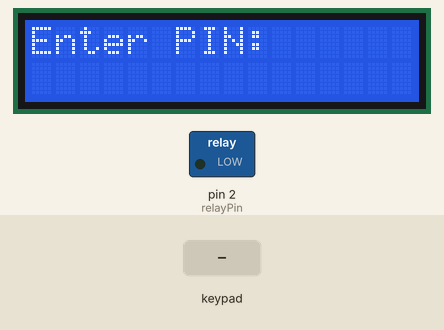
A program run on a simulated Arduino Nano, built with avr-gcc and run on an emulated ATmega328P. Shown: 16×2 character LCD, switched loads named in the program (green lamp = pin HIGH). The test bench sets the inputs (shaded band). What the program prints to the serial monitor is not drawn.

Above: at 1.2 s.
1.3 s: keypad keys 7 2 A D D C # pressed 0.4 s apart
At 4.0 s:
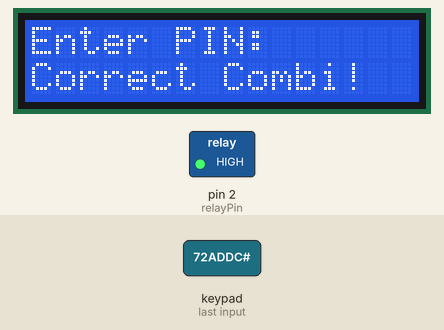
6.8 s: keypad keys 7 2 A D D C * pressed 0.4 s apart
At 9.8 s:
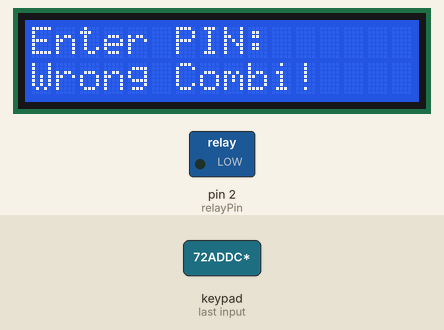
12.1 s: keypad keys 7 2 A D D C A pressed 0.4 s apart
At 16.9 s:
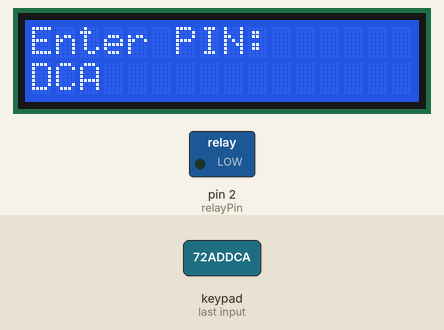
17.2 s: key 'A' pressed
At 17.8 s:
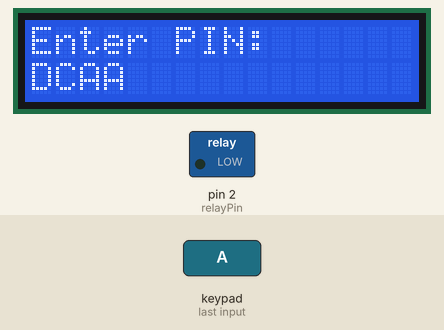
18.7 s: key 'B' pressed
At 19.1 s:
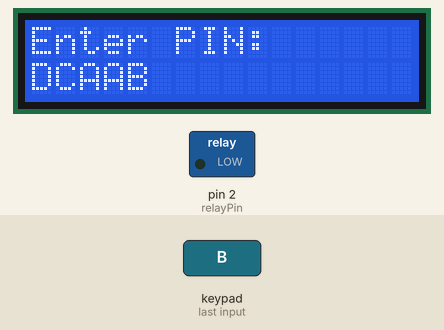
20.2 s: keypad keys 7 2 A D D C pressed 0.4 s apart
At 23.7 s:
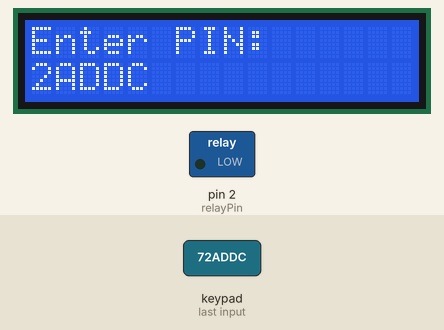
Timing chart, 0 to 25.2 s (numbered marks = the images above; inputs shaded):
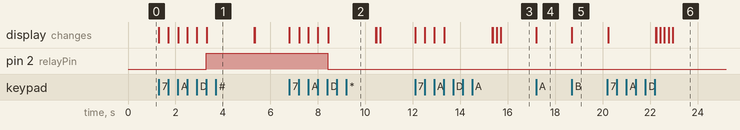

Measured:
- after the input at 1.3 s, pin 2 (relayPin): LOW → HIGH after 2.0 s; the display: first changes at once (image 1 shows a later state)
- after the input at 6.8 s, pin 2 (relayPin): HIGH → LOW after 1.6 s; the display: first changes at once (image 2 shows a later state)
- after the input at 12.1 s, the display: first changes at once (image 3 shows a later state)
- after the input at 17.2 s, the display: changes at once (image 4)
- after the input at 18.7 s, the display: changes at once (image 5)
- after the input at 20.2 s, the display: first changes at once (image 6 shows a later state)

The program:

main.cpp
```cpp
#include <Arduino.h>
#include <Keypad.h>
#include <LiquidCrystal_I2C.h>
#define relayPin 2

//i2c address is 0x27
LiquidCrystal_I2C lcd(0x27, 16, 2);

const byte ROWS = 4;
const byte COLS = 4;

char hexaKeys[ROWS][COLS] = {
  {'1', '2', '3', 'A'},
  {'4', '5', '6', 'B'},
  {'7', '8', '9', 'C'},
  {'*', '0', '#', 'D'}
};

byte rowPins[ROWS] = {12, 11, 10, 9};
byte colPins[COLS] = {8, 7, 6, 5};
char TheCombi[6] = {'7', '2', 'A', 'D', 'D', 'C'};

Keypad customKeypad = Keypad(makeKeymap(hexaKeys), rowPins, colPins, ROWS, COLS);

void cleanState(){
  lcd.clear();
	lcd.setCursor(0,0);
	lcd.print("Enter PIN:");
  lcd.setCursor(0,1);
}

void wrongLiao(){
  lcd.setCursor(0,1);
  lcd.print("Wrong Combi!");
  delay(2000);
}

void winLiao(){
  lcd.setCursor(0,1);
  lcd.print("Correct Combi!");
  delay(2000);
}

void setup() {
  // put your setup code here, to run once:
  pinMode(relayPin, OUTPUT);
  digitalWrite(relayPin, LOW);
  Serial.begin(115200);

  lcd.begin();
	lcd.backlight();
  cleanState();
}

uint8_t charCount = 0;
char InputtedKey[6];
bool wrongFlag;

void loop() {
  // put your main code here, to run repeatedly:
  //digitalWrite(13, !digitalRead(13));
  //delay(500);

  char customKey = customKeypad.getKey();

  if (customKey){
    lcd.print(customKey);

    InputtedKey[charCount] = customKey;
    charCount++;
    //Serial.println(charCount);
    if (charCount == 6){
      wrongFlag = false;

      for (uint8_t index = 0; index < charCount; index++){
        if (InputtedKey[index] != TheCombi[index]){
          Serial.print("inputted key: ");
          Serial.println(InputtedKey[index]);
          Serial.print("The actual combi key: ");
          Serial.println(TheCombi[index]);

          wrongFlag = true;
        }
        /*else{
          wrongFlag = false;
        }*/
      }

      if (wrongFlag){ //incorrect input
        digitalWrite(relayPin, LOW);
        wrongLiao();
      }
      else if (!wrongFlag){ //correct input
        digitalWrite(relayPin, HIGH);
        winLiao();
      }
      cleanState();
      charCount = 0;
     // wrongFlag = false;
    }
  }
} 
```
